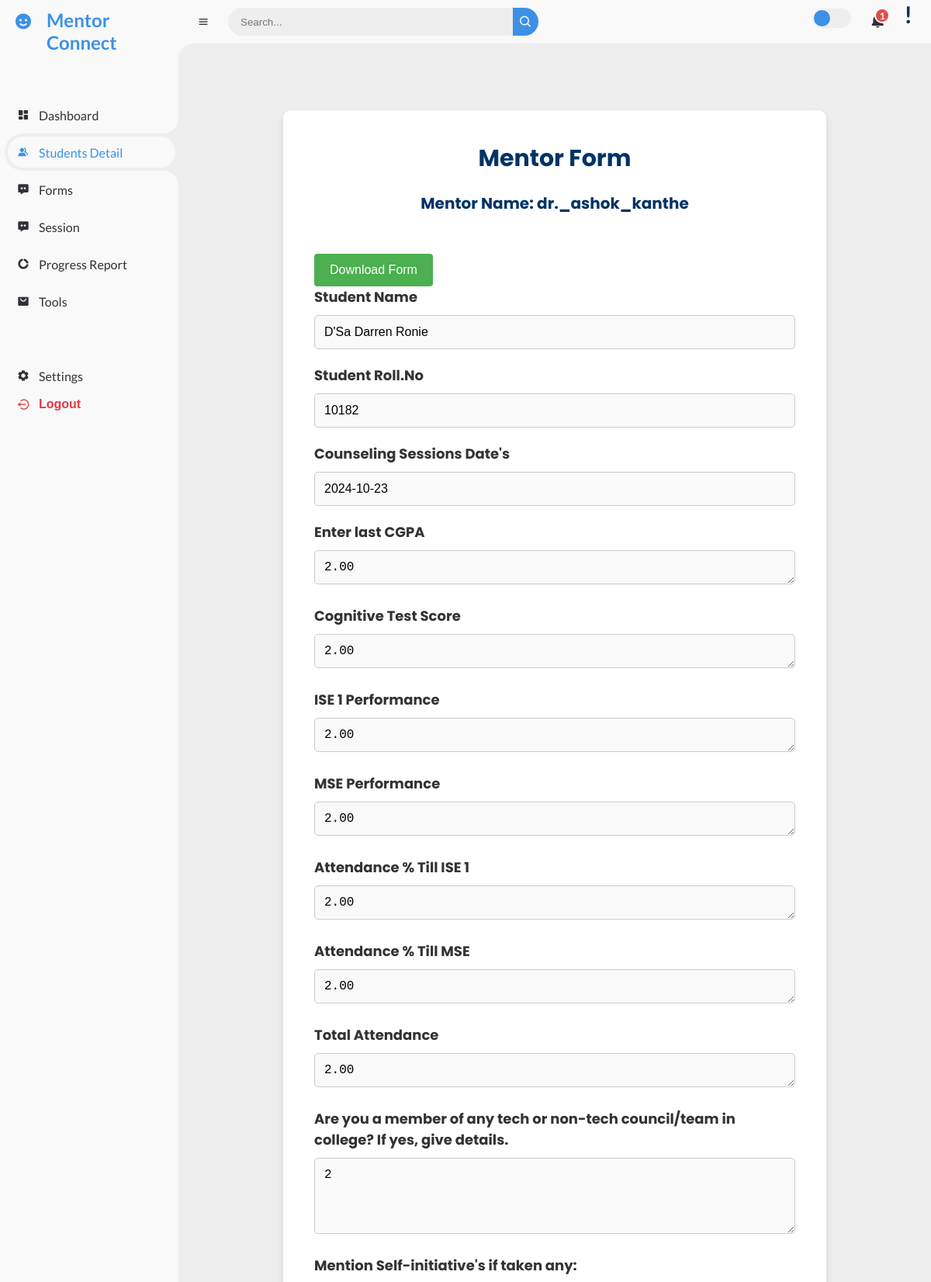
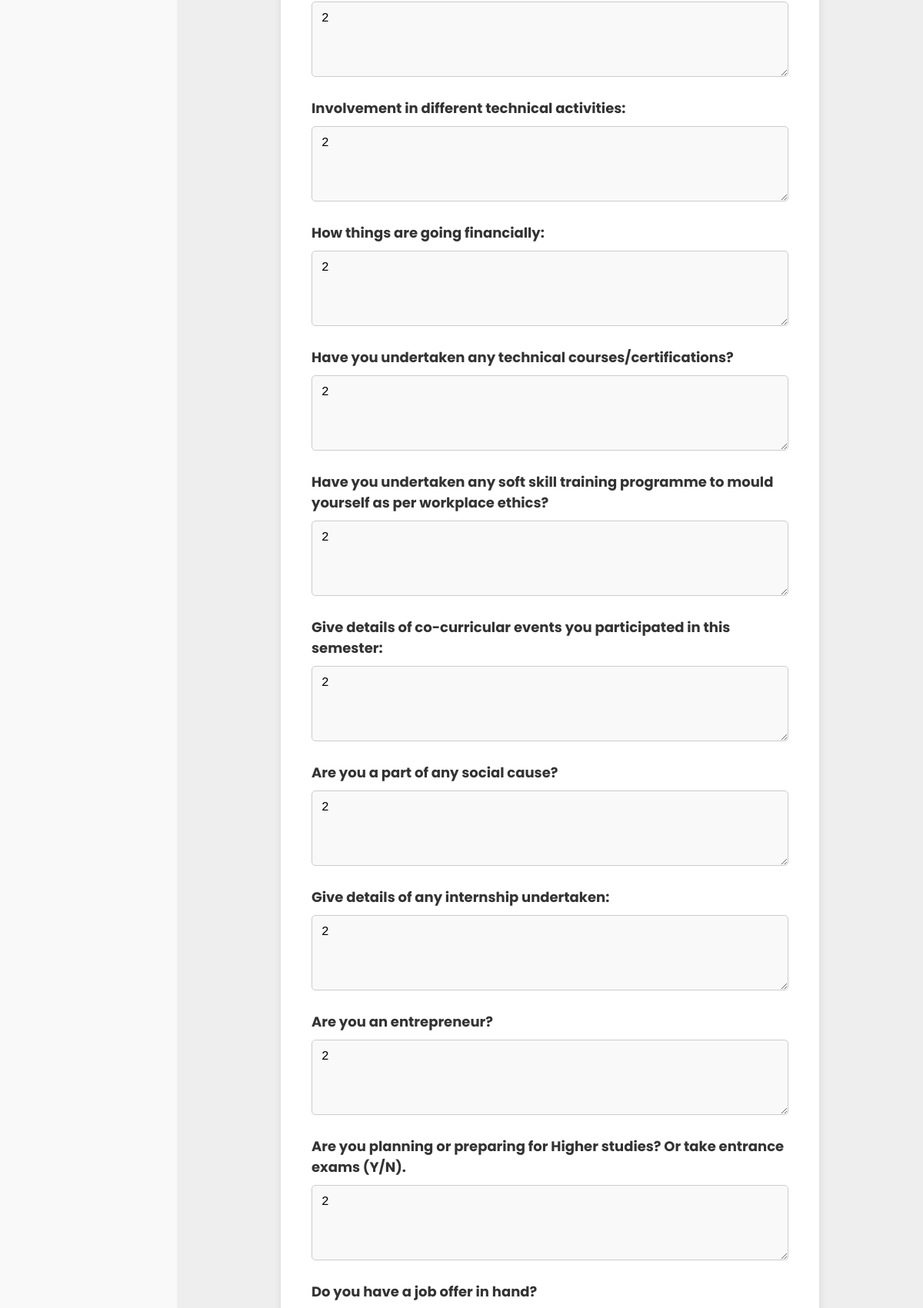
Page /form/153/6/ (upper part) on the committed database (2 pictures, top to bottom).
### mentor/models.py (models this page shows, shortened)
class MentorshipData(models.Model):
    name = models.CharField(max_length=255)
    roll_number = models.CharField(max_length=50)
    division = models.CharField(max_length=10)
    faculty_mentor = models.CharField(max_length=255, null=True, blank=True)
    be_student_mentor = models.CharField(max_length=255, null=True, blank=True)
    year = models.CharField(max_length=10, blank=True)  # Year will be set based on sem
    sem = models.IntegerField(null=True)  # Semester field
    token = models.CharField(max_length=100, null=True, blank=True)
    token_created_at = models.DateTimeField(null=True, blank=True)
    batch = models.IntegerField(null=True, blank=True)  # New field for batch

class StudentForm(models.Model):
    student = models.ForeignKey('MentorshipData', on_delete=models.CASCADE)
    name = models.CharField(max_length=255)
    rollno = models.CharField(max_length=100, unique=True)
    mentor_name = models.CharField(max_length=255)
    atte_ise1 = models.DecimalField(max_digits=5, decimal_places=2, default=0.00)
    atte_mse = models.DecimalField(max_digits=5, decimal_places=2, default=0.00)
    attendance = models.DecimalField(max_digits=5, decimal_places=2, default=0.00)
    cts = models.DecimalField(max_digits=5, decimal_places=2, default=0.00)
    ise1 = models.DecimalField(max_digits=5, decimal_places=2, default=0.00)
    mse = models.DecimalField(max_digits=5, decimal_places=2, default=0.00)
    semcgpa = models.DecimalField(max_digits=5, decimal_places=2, default=0.00)
    counseling_dates = models.TextField(null=True, blank=True)
    question1 = models.TextField(null=True, blank=True)  # Allow NULL values
    question2 = models.TextField(null=True, blank=True)  # Allow NULL values
    question3 = models.TextField(null=True, blank=True)  # Allow NULL values
    question4 = models.TextField(null=True, blank=True)  # Allow NULL values
    question5 = models.TextField(null=True, blank=True)  # Allow NULL values
    question6 = models.TextField(null=True, blank=True)  # Allow NULL values
    question7 = models.TextField(null=True, blank=True)  # Allow NULL values
    question8 = models.TextField(null=True, blank=True)  # Allow NULL values
    question9 = models.TextField(null=True, blank=True)  # Allow NULL values
    question10 = models.TextField(null=True, blank=True)  # Allow NULL values
    question11 = models.TextField(null=True, blank=True)  # Allow NULL values
    question12 = models.TextField(null=True, blank=True)  # Allow NULL values
    Strengths = models.TextField(null=True, blank=True)
    Weakness = models.TextField(null=True, blank=True)
    Opportunities = models.TextField(null=True, blank=True)
    Challenges = models.TextField(null=True, blank=True)
    nao = models.TextField(null=True, blank=True)
    ao = models.TextField(null=True, blank=True)
    date = models.DateTimeField(default=timezone.now)
    profile_picture = models.ImageField(
        upload_to='profile_pictures/',
        blank=True,
        validators=[FileExtensionValidator(allowed_extensions=['jpg', 'jpeg', 'png'])]
    )
    def __str__(self):
        return str(self.rollno)

### mentor/views.py (the view)
# urls.py: path('form/<int:student_id>/<int:mentor_id>/', views.form_student, name='form_student'),
def form_student(request, student_id, mentor_id):
    student = get_object_or_404(MentorshipData, id=student_id)
    mentor = get_object_or_404(User, id=mentor_id)  # Fetch the mentor based on the ID in the URL
    preview = request.GET.get('preview', 'false').lower() == 'true'
    display_date = timezone.now().strftime("%d/%m/%Y")
    form_date = timezone.now().strftime("%Y-%m-%d")
    form_datetime = timezone.now()#pass current datetime to form models to pass recent forms
    form_exists = StudentForm.objects.filter(rollno=student.roll_number).exists()#check if form exists for download button
    try:
        student_form_instance = StudentForm.objects.get(rollno=student.roll_number)
        print("Existing form instance found for student:", student_form_instance)  # Debugging statement
    except StudentForm.DoesNotExist:
        student_form_instance = None
        print("No existing form instance found for student:", student.roll_number)  # Debugging statement
    if request.method == 'POST':
        if student_form_instance:
            form = StudentSemForm(request.POST, instance=student_form_instance)
        else:
            form = StudentSemForm(request.POST)
        if form.is_valid():
            student_form = form.save(commit=False)
            student_form.student = student
            student_form.mentor_name = mentor.username  # Set the mentor name
            student_form.date = form_datetime#pass current datetime to form models to pass recent forms
            student_form.save()
            print("Form successfully saved for student:", student_form.rollno)  # Debugging statement
            student1, created = Student1.objects.get_or_create(mentorship_data=student)
            student1.atte_ise1 = form.cleaned_data['atte_ise1']
            student1.atte_mse = form.cleaned_data['atte_mse']
            student1.attendance = form.cleaned_data['attendance']
            student1.cts = form.cleaned_data['cts']
            student1.ise1 = form.cleaned_data['ise1']
            student1.mse = form.cleaned_data['mse']
            student1.semcgpa = form.cleaned_data['semcgpa']
            student1.save()  # Save Student1 data
            return render(request, 'form.html', {
                'form': form,
                'student': student,
                'mentor': mentor,  # Pass the mentor (user) to the template
                'date': form_date,
                'display_date': display_date,
                'success_message': 'Form has been successfully updated for roll number ' + student_form.rollno, # Success message,
                'preview': preview,
                'form_exists': form_exists,
            })
        else:
            print("Form errors:", form.errors)  # Debugging statement
            return render(request, 'form.html', {
                'form': form,
                'student': student,
                'mentor': mentor,  # Pass the mentor (user) to the template
                'date': form_date,
                'display_date': display_date,
                'errors': form.errors,
                'preview': preview,
                'form_exists': form_exists,
            })
    else:
        if student_form_instance:
            form = StudentSemForm(instance=student_form_instance)
            print("Populating form with existing data for student:", student_form_instance)  # Debugging statement
        else:
            form = StudentSemForm()
            print("Creating a new form for student:", student.roll_number)  # Debugging statement
    return render(request, 'form.html', {
        'form': form,
        'student': student,
        'mentor': mentor,  # Pass the mentor to the template
        'date': form_date,
        'display_date': display_date,
        'preview': preview,
        'form_exists': form_exists,
    })

### mentor/templatetags/username_filters.py (called while the page is built)
@register.filter
def readable_username(value):
    return value.replace('_', ' ').title()

### templates/form.html (shortened to what this page needs)
{% extends 'base.html' %}
{% load static %}
{% load custom_filters %}
{% block content %}
<html lang="en">
<head>
</head>
<body>
    <div class="form-wrapper">
        <div class="form-container">
            <h1>Mentor Form</h1>
            {% if mentor %}
                <h3>Mentor Name: {{ mentor.username }}</h3>
            {% else %}
                <h3>Mentor Name: None</h3>
            {% endif %}
            {% if form_exists %}
                <div class="download-container">
                    <button class="download-btn">Download Form</button>
                </div>
            {% endif %}
            <form method="post" action="{% url 'form_student' student.id mentor.id%}">
                <label for="student-name">Student Name</label>
                <input type="text" id="student-name" name="name" value="{{ student.name }}" readonly required />
                <label for="student-roll">Student Roll.No</label>
                <input type="text" id="student-roll" name="rollno" value="{{ student.roll_number }}" readonly required />
                <label for="date">Counseling Sessions Date's</label>
                <input type="text" id="date" name="date" value="{{ date|default:'No Date Available' }}" readonly required />
                <label for="cgpa">Enter last CGPA </label>
                <textarea id="cgpa" name="semcgpa" placeholder="Enter CGPA" rows="1" required>{{ form_data.semcgpa|default:form.semcgpa.value|default_if_none:'' }}</textarea>
                <label for="cts">Cognitive Test Score</label>
                <textarea id="cts" name="cts" placeholder="Enter Cognitive Test Score" rows="1" required>{{ form_data.cts|default:form.cts.value|default_if_none:'' }}</textarea>
                <label for="ise1">ISE 1 Performance</label>
                <textarea id="ise1" name="ise1" placeholder="Enter ISE 1 Score" rows="1" required>{{ form_data.ise1|default:form.ise1.value|default_if_none:'' }}</textarea>
                <label for="mse">MSE Performance</label>
                <textarea id="mse" name="mse" placeholder="Enter MSE Score" rows="1" required>{{ form_data.mse|default:form.mse.value|default_if_none:'' }}</textarea>
                <label for="atte_ise1">Attendance % Till ISE 1</label>
                <textarea id="atte_ise1" name="atte_ise1" placeholder="Enter Attendance Till ISE 1" rows="1" required>{{ form_data.atte_ise1|default:form.atte_ise1.value|default_if_none:'' }}</textarea>
                <label for="atte_mse">Attendance % Till MSE</label>
                <textarea id="atte_mse" name="atte_mse" placeholder="Enter Attendance Till MSE" rows="1" required>{{ form_data.atte_mse|default:form.atte_mse.value|default_if_none:'' }}</textarea>
                <label for="attendance">Total Attendance</label>
                <textarea id="attendance" name="attendance" placeholder="Enter attendance percentage %" rows="1" required>{{ form_data.attendance|default:form.attendance.value|default_if_none:'' }}</textarea>
                <label for="council">Are you a member of any tech or non-tech council/team in college? If yes, give details.</label>
                <textarea id="council" name="question1" placeholder="Enter details for council/team" rows="4" required>{{ form_data.question1|default:form.question1.value|default_if_none:'' }}</textarea>
                <label for="self_initiative">Mention Self-initiative's if taken any:</label>
                <textarea id="self_initiative" name="question2" placeholder="Enter details for self-initiatives" rows="4" required>{{ form_data.question2|default:form.question2.value|default_if_none:'' }}</textarea>
                <label for="technical_activities">Involvement in different technical activities:</label>
                <textarea id="technical_activities" name="question3" placeholder="List Hackathons, project competitions, idea competition,paper publications, patents publications, inter/intra college technical competitions, etc you participated and/or won in current semester" rows="4" required>{{ form_data.question3|default:form.question3.value|default_if_none:'' }}</textarea>
                <label for="financial_situation">How things are going financially:</label>
                <textarea id="financial_situation" name="question4"  placeholder="It's okay if you don't want to talk about it" rows="4">{{ form_data.question4|default:form.question4.value|default_if_none:'' }}</textarea>
                <label for="technical_courses">Have you undertaken any technical courses/certifications?</label>
                <textarea id="technical_courses" name="question5" placeholder="Enter details of technical courses" rows="4">{{ form_data.question5|default:form.question5.value|default_if_none:'' }}</textarea>
                <label for="soft_skill_training">Have you undertaken any soft skill training programme to mould yourself as per workplace ethics? </label>
                <textarea id="soft_skill_training" name="question6" placeholder="Enter details of soft skill training" rows="4">{{ form_data.question6|default:form.question6.value|default_if_none:'' }}</textarea>
                <label for="co_curricular_events">Give details of co-curricular events you participated in this semester:</label>
                <textarea id="co_curricular_events" name="question7" placeholder="Enter details of co-curricular events" rows="4">{{ form_data.question7|default:form.question7.value|default_if_none:'' }}</textarea>
                <label for="social_cause">Are you a part of any social cause?</label>
                <textarea id="social_cause" name="question8" placeholder="Enter details of social cause" rows="4">{{ form_data.question8|default:form.question8.value|default_if_none:'' }}</textarea>
                <label for="internship">Give details of any internship undertaken:</label>
                <textarea id="internship" name="question9" placeholder="if Yes, please give the company name, role offered, duration and stipend details" rows="4">{{ form_data.question9|default:form.question9.value|default_if_none:'' }}</textarea>
                <label for="entrepreneur">Are you an entrepreneur?</label>
                <textarea id="entrepreneur" name="question10" placeholder="if Yes, please give the details including registration letter" rows="4">{{ form_data.question10|default:form.question10.value|default_if_none:'' }}</textarea>
                <label for="higher_studies">Are you planning or preparing for Higher studies? Or take entrance exams (Y/N). </label>
                <textarea id="higher_studies" name="question11" placeholder="If yes, give details (exam name and score)" rows="4">{{ form_data.question11|default:form.question11.value|default_if_none:'' }}</textarea>
                <label for="job_offer">Do you have a job offer in hand?</label>
            </form>
        </div>
    </div>
</body>
</html>
{% endblock %}

### static/CSS/mentor_dashboard.css (style rules this page uses)
* { margin: 0; padding: 0; box-sizing: border-box; }
:root { --poppins: "Poppins", sans-serif; --lato: "Lato", sans-serif; --light: #f9f9f9; --blue: #3c91e6; --light-blue: #cfe8ff; --grey: #eee; --dark-grey: #aaaaaa; --dark: #342e37; --red: #db504a; --yellow: #ffce26; --light-yellow: #fff2c6; --orange: #fd7238; --light-orange: #ffe0d3; }
html { overflow-x: hidden; }
body { background: var(--grey); overflow-x: hidden; }

### templates/form.html (style rules this page uses)
* { margin: 0; padding: 0; box-sizing: border-box; }
body { font-family: "Playfair Display", serif; color: #2e3b55; }
.form-wrapper { background-color: transparent; padding: 50px 0; overflow: hidden; }
.form-container { background-color: #fff; max-width: 700px; margin: 0 auto; padding: 40px; border-radius: 10px; box-shadow: 0px 4px 10px rgba(0, 0, 0, 0.1); animation: fadeIn 0.5s ease-in-out; }
h1, h3 { text-align: center; color: #003366; }
h1 { font-size: 30px; margin-bottom: 20px; animation: slideIn 0.5s ease-in-out; }
h3 { font-size: 20px; margin-bottom: 30px; }
label { display: block; font-size: 18px; color: #333; margin-bottom: 10px; font-weight: bold; animation: fadeIn 0.5s ease-in-out; }
input[type="text"], input[type="number"], textarea { width: 100%; padding: 12px; font-size: 16px; margin-bottom: 20px; border: 1px solid #ccc; border-radius: 5px; background-color: #f9f9f9; transition: background-color 0.3s ease, border-color 0.3s ease; animation: fadeIn 0.5s ease-in-out; font:serif; }
.download-container { position: relative; display: inline-block; margin-top: 20px; }
.download-btn { background-color: #4CAF50; color: white; padding: 12px 20px; font-size: 16px; border: none; cursor: pointer; border-radius: 4px; }

### rows in the picture
MentorshipData: name "D'Sa Darren Ronie", rollno "10182"
StudentForm: semcgpa "2.00", cts "2.00", ise1 "2.00", mse "2.00", atte_ise1 "2.00", atte_mse "2.00", attendance "2.00"

### other values in the picture
{{ mentor.username }} "dr._ashok_kanthe"
